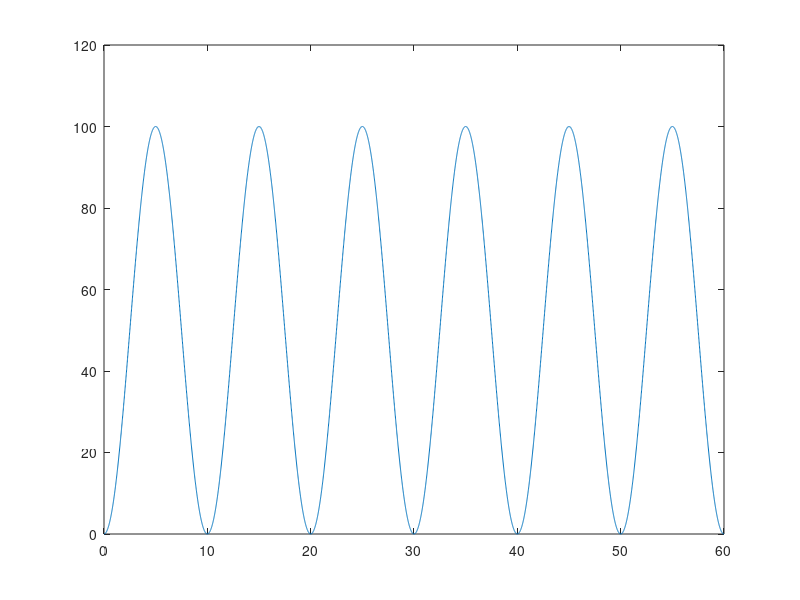

This chart was generated by the following MATLAB code: (Note: this script raises an error after producing the figure.)
% Log scale with custom tick.

clear all;
addpath('../lib');

%% lets plot 3 cycles of 50Hz AC voltage
f = 50;
Vm = 10;
phi = 0;

% generate the signal
t = [0:0.00001:3/f];
th = 2*pi*f*t;
v = Vm*sin(th+phi);
vsqr = v.^2 + 1E-3;

%% plot now
figure;
plot(t*1E3, vsqr);

plt = Plot();
plt.XLabel = 'Time, t (ms)'; % xlabel
plt.YLabel = 'Voltage, V (V)'; %ylabel
plt.YScale = 'log'; % 'linear' or 'log'
plt.YLim = [1E-3, 1E3]; % [min, max]
plt.YTick = [1E-3, 1E-1, 1E1, 1E3]; %[tick1, tick2, .. ]
plt.YGrid = 'on'; % 'on' or 'off'

% Save? comment the following line if you do not want to save
plt.export('plotSimpleLog2.eps'); 
    